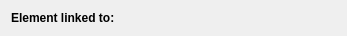
<?xml version="1.0" encoding="UTF-8"?>
<ui version="4.0">
 <class>FooterLinkedTo</class>
 <widget class="QWidget" name="FooterLinkedTo">
  <property name="geometry">
   <rect>
    <x>0</x>
    <y>0</y>
    <width>347</width>
    <height>36</height>
   </rect>
  </property>
  <property name="windowTitle">
   <string notr="true"/>
  </property>
  <layout class="QHBoxLayout" name="horizontalLayout">
   <property name="topMargin">
    <number>0</number>
   </property>
   <property name="rightMargin">
    <number>0</number>
   </property>
   <property name="bottomMargin">
    <number>0</number>
   </property>
   <item>
    <widget class="QLabel" name="labelLinkedTo">
     <property name="font">
      <font>
       <weight>75</weight>
       <bold>true</bold>
      </font>
     </property>
     <property name="text">
      <string notr="true">Element linked to:</string>
     </property>
     <property name="textInteractionFlags">
      <set>Qt::NoTextInteraction</set>
     </property>
    </widget>
   </item>
   <item>
    <widget class="LinkedToWidget" name="widgetLinkedTo" native="true">
     <property name="sizePolicy">
      <sizepolicy hsizetype="Expanding" vsizetype="Preferred">
       <horstretch>0</horstretch>
       <verstretch>0</verstretch>
      </sizepolicy>
     </property>
    </widget>
   </item>
   <item>
    <widget class="PushStereoEditing" name="pushStereoEditing">
     <property name="sizePolicy">
      <sizepolicy hsizetype="Minimum" vsizetype="Preferred">
       <horstretch>0</horstretch>
       <verstretch>0</verstretch>
      </sizepolicy>
     </property>
     <property name="minimumSize">
      <size>
       <width>30</width>
       <height>0</height>
      </size>
     </property>
     <property name="maximumSize">
      <size>
       <width>30</width>
       <height>16777215</height>
      </size>
     </property>
     <property name="cursor">
      <cursorShape>PointingHandCursor</cursorShape>
     </property>
     <property name="iconSize">
      <size>
       <width>18</width>
       <height>18</height>
      </size>
     </property>
     <property name="flat">
      <bool>true</bool>
     </property>
    </widget>
   </item>
  </layout>
 </widget>
 <customwidgets>
  <customwidget>
   <class>LinkedToWidget</class>
   <extends>QWidget</extends>
   <header>linkedtowidget.h</header>
   <container>1</container>
  </customwidget>
  <customwidget>
   <class>PushStereoEditing</class>
   <extends>QPushButton</extends>
   <header>pushstereoediting.h</header>
  </customwidget>
 </customwidgets>
 <resources/>
 <connections/>
</ui>
